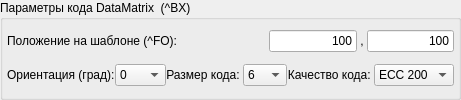
     <widget class="QGroupBox" name="gbDm">
      <property name="title">
       <string>Параметры кода DataMatrix  (^BX)</string>
      </property>
      <layout class="QVBoxLayout" name="verticalLayout_3" stretch="0,0">
       <property name="leftMargin">
        <number>4</number>
       </property>
       <property name="topMargin">
        <number>4</number>
       </property>
       <property name="rightMargin">
        <number>4</number>
       </property>
       <property name="bottomMargin">
        <number>4</number>
       </property>
       <item>
        <layout class="QHBoxLayout" name="horizontalLayout_27" stretch="3,1,0,1">
         <property name="spacing">
          <number>0</number>
         </property>
         <item>
          <widget class="QLabel" name="label_23">
           <property name="text">
            <string>Положение на шаблоне (^FO):</string>
           </property>
          </widget>
         </item>
         <item>
          <widget class="QLineEdit" name="leDMLeft">
           <property name="enabled">
            <bool>true</bool>
           </property>
           <property name="toolTip">
            <string>Левая граница кода Datamatrix</string>
           </property>
           <property name="text">
            <string>100</string>
           </property>
           <property name="alignment">
            <set>Qt::AlignRight|Qt::AlignTrailing|Qt::AlignVCenter</set>
           </property>
          </widget>
         </item>
         <item>
          <widget class="QLabel" name="label_31">
           <property name="text">
            <string> , </string>
           </property>
          </widget>
         </item>
         <item>
          <widget class="QLineEdit" name="leDMTop">
           <property name="toolTip">
            <string>Верхняя граница кода Datamatrix</string>
           </property>
           <property name="text">
            <string>100</string>
           </property>
           <property name="alignment">
            <set>Qt::AlignRight|Qt::AlignTrailing|Qt::AlignVCenter</set>
           </property>
          </widget>
         </item>
        </layout>
       </item>
       <item>
        <layout class="QHBoxLayout" name="horizontalLayout_17" stretch="3,2,3,2,3,2">
         <property name="spacing">
          <number>0</number>
         </property>
         <item>
          <widget class="QLabel" name="label_8">
           <property name="text">
            <string>&lt;html&gt;&lt;head/&gt;&lt;body&gt;&lt;p&gt;Ориентация (град):&lt;/p&gt;&lt;/body&gt;&lt;/html&gt;</string>
           </property>
          </widget>
         </item>
         <item>
          <widget class="QComboBox" name="cbDMRotate">
           <property name="layoutDirection">
            <enum>Qt::LeftToRight</enum>
           </property>
           <item>
            <property name="text">
             <string extracomment="N">0</string>
            </property>
           </item>
           <item>
            <property name="text">
             <string extracomment="R">90</string>
            </property>
           </item>
           <item>
            <property name="text">
             <string extracomment="I">180</string>
            </property>
           </item>
           <item>
            <property name="text">
             <string extracomment="B">270</string>
            </property>
           </item>
          </widget>
         </item>
         <item>
          <widget class="QLabel" name="label_9">
           <property name="text">
            <string>&lt;html&gt;&lt;head/&gt;&lt;body&gt;&lt;p&gt;Размер кода:   &lt;/p&gt;&lt;/body&gt;&lt;/html&gt;</string>
           </property>
           <property name="alignment">
            <set>Qt::AlignRight|Qt::AlignTrailing|Qt::AlignVCenter</set>
           </property>
          </widget>
         </item>
         <item>
          <widget class="QComboBox" name="cbDMHeight">
           <property name="layoutDirection">
            <enum>Qt::LeftToRight</enum>
           </property>
           <property name="currentText">
            <string>6</string>
           </property>
           <property name="currentIndex">
            <number>5</number>
           </property>
           <item>
            <property name="text">
             <string>1</string>
            </property>
           </item>
           <item>
            <property name="text">
             <string>2</string>
            </property>
           </item>
           <item>
            <property name="text">
             <string>3</string>
            </property>
           </item>
           <item>
            <property name="text">
             <string>4</string>
            </property>
           </item>
           <item>
            <property name="text">
             <string>5</string>
            </property>
           </item>
           <item>
            <property name="text">
             <string>6</string>
            </property>
           </item>
           <item>
            <property name="text">
             <string>7</string>
            </property>
           </item>
           <item>
            <property name="text">
             <string>8</string>
            </property>
           </item>
           <item>
            <property name="text">
             <string>9</string>
            </property>
           </item>
           <item>
            <property name="text">
             <string>10</string>
            </property>
           </item>
          </widget>
         </item>
         <item>
          <widget class="QLabel" name="label_11">
           <property name="text">
            <string>&lt;html&gt;&lt;head/&gt;&lt;body&gt;&lt;p&gt;Качество кода:   &lt;/p&gt;&lt;/body&gt;&lt;/html&gt;</string>
           </property>
           <property name="alignment">
            <set>Qt::AlignRight|Qt::AlignTrailing|Qt::AlignVCenter</set>
           </property>
          </widget>
         </item>
         <item>
          <widget class="QComboBox" name="cbDMQuality">
           <property name="layoutDirection">
            <enum>Qt::LeftToRight</enum>
           </property>
           <property name="currentText">
            <string>ECC 200</string>
           </property>
           <property name="currentIndex">
            <number>5</number>
           </property>
           <item>
            <property name="text">
             <string>ECC 0</string>
            </property>
           </item>
           <item>
            <property name="text">
             <string>ECC 50</string>
            </property>
           </item>
           <item>
            <property name="text">
             <string>ECC 80</string>
            </property>
           </item>
           <item>
            <property name="text">
             <string>ECC 100</string>
            </property>
           </item>
           <item>
            <property name="text">
             <string>ECC 140</string>
            </property>
           </item>
           <item>
            <property name="text">
             <string>ECC 200</string>
            </property>
           </item>
          </widget>
         </item>
        </layout>
       </item>
      </layout>
     </widget>
